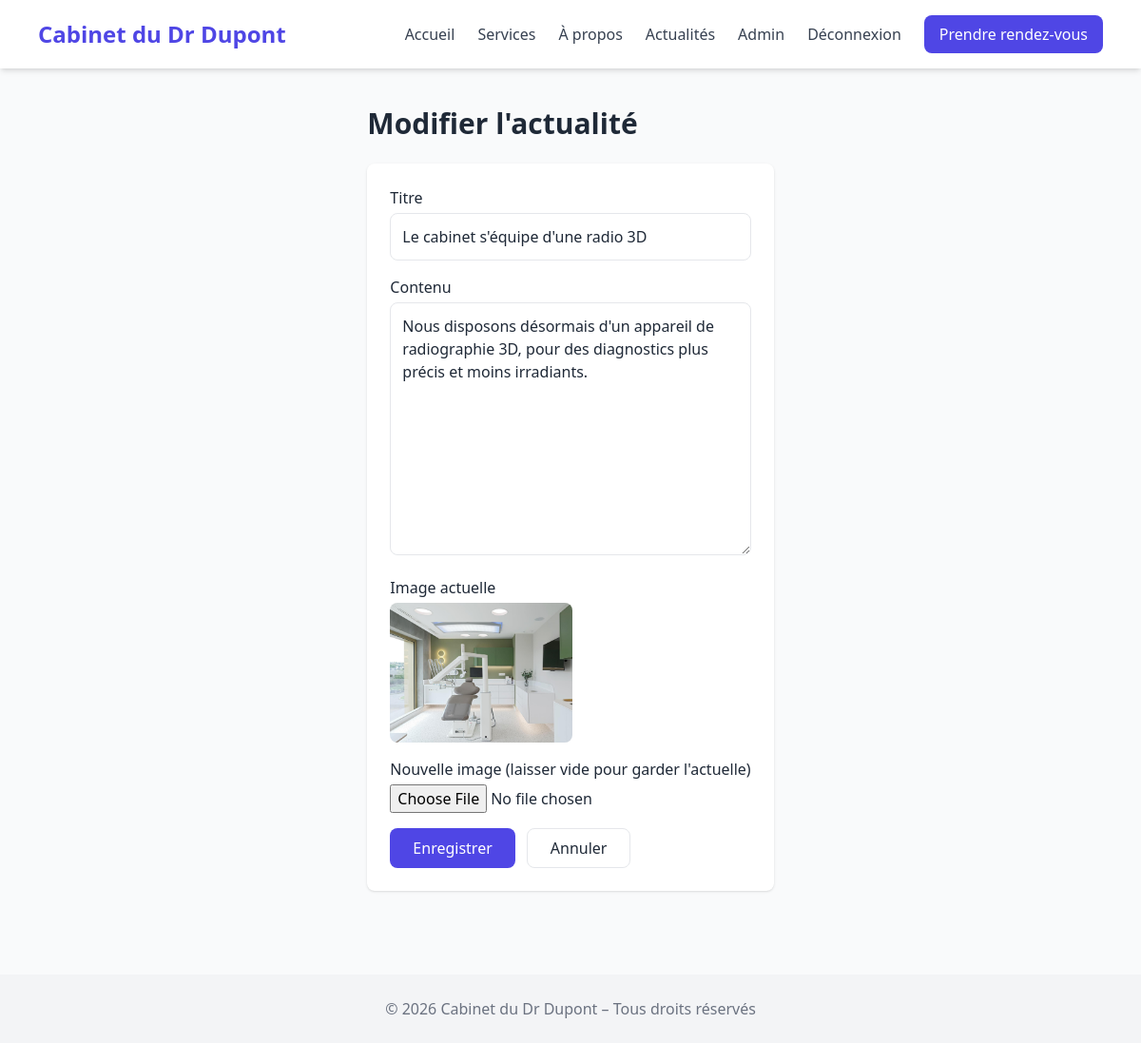
The page /index.php?page=update-news&id=1 (signed in) on the database its author committed.
### tables this page shows
CREATE TABLE `news` (
  `id` int(11) NOT NULL,
  `title` varchar(255) NOT NULL,
  `content` text NOT NULL,
  `image` varchar(255) DEFAULT NULL,
  `published_at` datetime NOT NULL DEFAULT current_timestamp(),
  `user_id` int(11) NOT NULL
);

### controllers/AdminController.php (called while the page is built, shortened)
<?php
require_once __DIR__ . '/../models/NewsManager.php';
class AdminController {
    public function updateNews() {
        $newsManager = new NewsManager();
        $news = $newsManager->getNews((int) ($_GET['id'] ?? 0));
        require 'views/update-news.php';
    }
}

### models/NewsManager.php (called while the page is built, shortened)
<?php
require_once __DIR__ . '/News.php';
class NewsManager {
    private function connectDB(): PDO
    {
        $pdo = new PDO(
            'mysql:host=' . DB_HOST . ';dbname=' . DB_NAME . ';charset=utf8mb4',
            DB_USER,
            DB_PASS
        );
        $pdo->setAttribute(PDO::ATTR_ERRMODE, PDO::ERRMODE_EXCEPTION);
        return $pdo;
    }
    public function getNews(int $id): ?News
    {
        $pdo = $this->connectDB();
        $request = $pdo->prepare('
            SELECT news.*, CONCAT(users.firstname, " ", users.lastname) AS author_name
            FROM news
            INNER JOIN users ON users.id = news.user_id
            WHERE news.id = :id
        ');
        $request->execute(['id' => $id]);
        $data = $request->fetch();
        return $data ? new News($data) : null;
    }
}

### models/News.php (called while the page is built, shortened)
<?php
class News {
    private int $id;
    private string $title;
    private string $content;
    private ?string $image;
    public function __construct(array $data) {
        $this->id = (int) $data['id'];
        $this->title = $data['title'];
        $this->content = $data['content'];
        $this->image = $data['image'];
    }
    public function getId(): int { return $this->id; }
    public function getTitle(): string { return $this->title; }
    public function getContent(): string { return $this->content; }
    public function getImage(): ?string { return $this->image; }
}

### views/update-news.php (the view, shortened to what this page needs)
<?php include 'header.php'; ?>
<h1 class="text-3xl font-bold mb-6">Modifier l'actualité</h1>
<form action="index.php?page=update-news-valid&id=<?= $news->getId() ?>" method="POST" enctype="multipart/form-data" class="bg-white p-6 rounded-lg shadow space-y-4 max-w-2xl">
  <div>
    <label for="title" class="block mb-1 font-medium">Titre</label>
    <input type="text" id="title" name="title" required minlength="3" value="<?= htmlspecialchars($news->getTitle()) ?>" class="w-full border rounded-lg p-3">
  </div>
  <div>
    <label for="content" class="block mb-1 font-medium">Contenu</label>
    <textarea id="content" name="content" required minlength="10" rows="10" class="w-full border rounded-lg p-3"><?= htmlspecialchars($news->getContent()) ?></textarea>
  </div>
  <?php if ($news->getImage()) { ?>
    <div>
      <p class="mb-1 font-medium">Image actuelle</p>
      <img src="uploads/<?= htmlspecialchars($news->getImage()) ?>" alt="<?= htmlspecialchars($news->getTitle()) ?>" class="w-48 rounded-lg">
    </div>
  <?php } ?>
  <div>
    <label for="image" class="block mb-1 font-medium">Nouvelle image (laisser vide pour garder l'actuelle)</label>
    <input type="file" id="image" name="image" accept="image/png, image/jpeg, image/gif, image/webp" class="w-full">
  </div>
  <div class="flex gap-3">
    <button class="bg-indigo-600 text-white px-6 py-2 rounded-lg hover:bg-indigo-700">Enregistrer</button>
    <a href="index.php?page=admin-news" class="px-6 py-2 rounded-lg border hover:bg-gray-100">Annuler</a>
  </div>
</form>
<?php include 'footer.php'; ?>

### rows shown on the page
news: title "Le cabinet s'équipe d'une radio 3D", content "Nous disposons désormais d'un appareil de radiographie 3D, pour des diagnostics plus précis et moins irradiants.", image (picture)

### other values the page prints
$label "Accueil"
$label "Services"
$label "À propos"
$label "Actualités"
